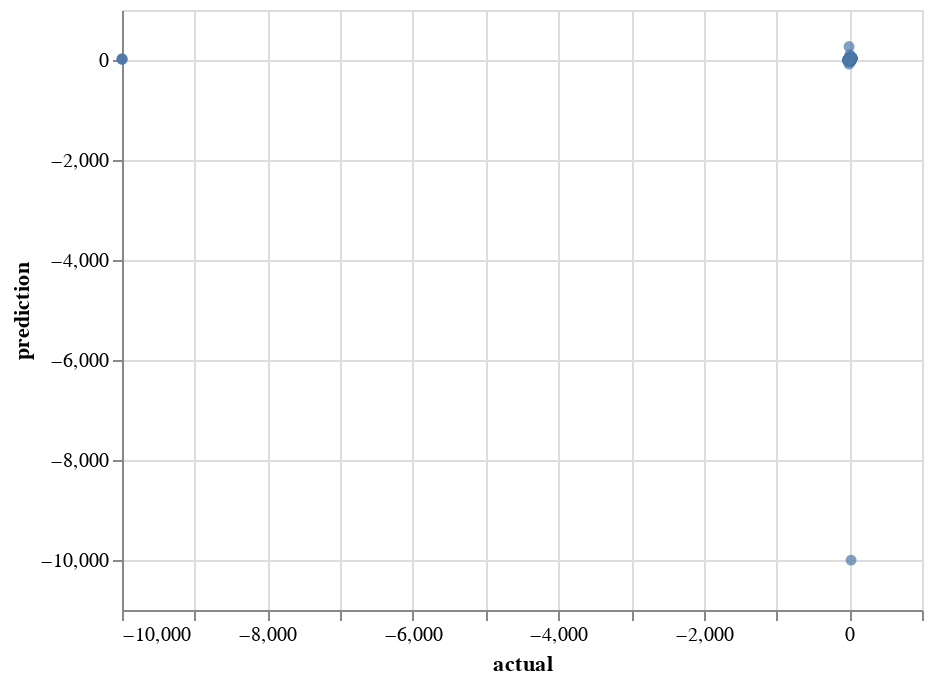

The cell this chart's notebook holds for it:
### Code cell
# line = alt.Chart(df2).mark_line().encode(
#     x=alt.X('actual',
#            scale=alt.Scale(domain=(-25, 30))),
#     y=alt.Y('predictions',
#            scale=alt.Scale(domain=(-25, 30)))
# )
# scatter = alt.Chart(df).mark_circle(size=60).encode(
#     x=alt.X('actual',
#            scale=alt.Scale(domain=(-25, 30))),
#     y=alt.Y('predictions',
#            scale=alt.Scale(domain=(-25, 30)))
# )
# graph = line + scatter
# graph
line = alt.Chart(df2).mark_line().encode(
    x=alt.X('actual:Q'),
    y=alt.Y('prediction:Q')
)
scatter = alt.Chart(df).mark_circle().encode(
    x=alt.X('actual:Q'),
    y=alt.Y('prediction:Q')
)
graph = line + scatter
graph

### Figure 1 — Vega-Lite specification as saved in the notebook (floating-point values rounded to 4 significant figures; data arrays with more than 128 entries replaced by an {"elided": "..."} marker saying what was removed)
{"config": {"view": {"continuousWidth": 400, "continuousHeight": 300}}, "layer": [{"data": {"name": "data-828533ce0e2aab6631092d582d6f1672"}, "mark": "line", "encoding": {"x": {"type": "quantitative", "field": "actual"}, "y": {"type": "quantitative", "field": "prediction"}}}, {"data": {"name": "data-558c1c7f05a15740abf7d4c2179938a6"}, "mark": "circle", "encoding": {"x": {"type": "quantitative", "field": "actual"}, "y": {"type": "quantitative", "field": "prediction"}}}], "$schema": "https://vega.github.io/schema/vega-lite/v4.8.1.json", "datasets": {"data-828533ce0e2aab6631092d582d6f1672": [{"actual": -30, "predictions": -30}, {"actual": 30, "predictions": 30}], "data-558c1c7f05a15740abf7d4c2179938a6": {"elided": "2000 records"}}}
